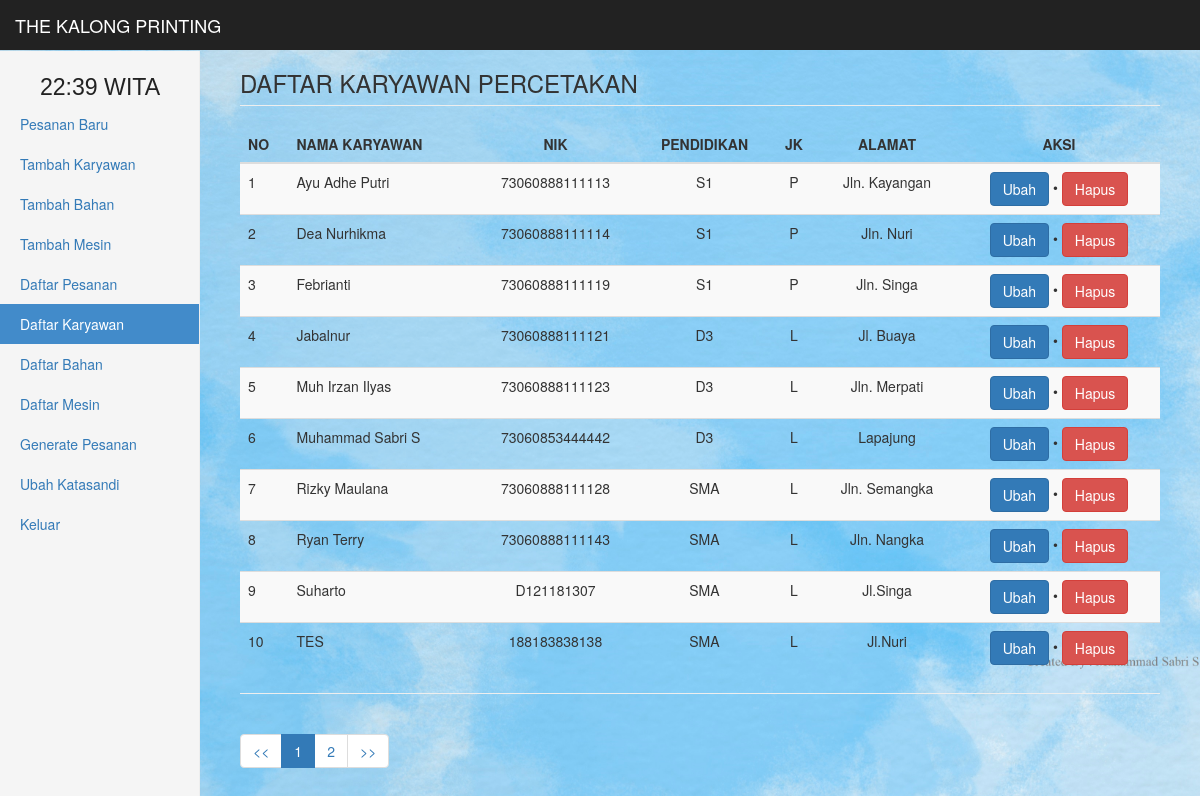
Screenshot of /siswa (signed in) with the database file from the repository.
### tables this page shows
CREATE TABLE `detail_user` (
  `id_user` int(10) NOT NULL,
  `nis_user` varchar(25) NOT NULL,
  `name_user` varchar(255) NOT NULL,
  `alamat_user` varchar(255) NOT NULL,
  `jk_user` varchar(5) NOT NULL,
  `pendidikan` varchar(255) NOT NULL
);

### view/adm/siswa.php (the view, shortened to what this page needs)
<h3 class='page-header'>DAFTAR KARYAWAN PERCETAKAN</h3>
    <div class='table-resfponsive'>
    <?php
        if (isset($_GET['id_siswa'])) {
            if ($_GET['id_siswa']!=="") {
                $id_user=$_GET['id_siswa'];
                include './view/adm/edit_siswa.php';
            } else {
                header("location:siswa");
            }
        } else {
$limit = 10;
$start = 1;
$slice = 9;
$self_server = "./siswa";
$q = "SELECT * FROM detail_user ORDER BY id_user ASC";
$r = $conn->query($q);
$totalrows = $r->num_rows;
if(!isset($_GET['pn']) || !is_numeric($_GET['pn'])){
    $page = 1;
} else {
    $page = $_GET['pn'];
}
$numofpages = ceil($totalrows / $limit);
$limitvalue = $page * $limit - ($limit);
$q = "SELECT*FROM detail_user ORDER BY name_user ASC LIMIT $limitvalue, $limit";
$cek_page = $conn->query($q);
if ($cek_page->num_rows != 0) {
    if ($r = $conn->query($q)) {
    if ($r->num_rows!==0) {
            echo "<table class='table table-striped' style='width:100%'>
                    <thead>
                        <tr>
                            <th>NO</th>
                            <th>NAMA KARYAWAN</th>
                            <th><center>NIK</center></th>
                            <th><center>PENDIDIKAN</center></th>
                            <th><center>JK</center></th>
                            <th><center>ALAMAT</center></th>
                            <th><center>AKSI</center></th>
                        </tr>
                    </thead>
                    <tbody>";
                    $query_siswa = $conn->query($q);
                    $no=0;
                    while ($get_siswa = $query_siswa->fetch_assoc()) {
                        $id_siswa = $get_siswa['id_user'];
                        $name = $get_siswa['name_user'];
                        $nis = $get_siswa['nis_user'];
                        $pendidikan = $get_siswa['pendidikan'];
                        $jk = $get_siswa['jk_user'];
                        $alamat = $get_siswa['alamat_user'];
                        $no++;
                        echo "<tr>
                                <td>$no</td>
                                <td>$name</td>
                                <td><center>$nis</center></td>
                                <td><center>$pendidikan</center></td>
                                <td><center>$jk</center></td>
                                <td><center>$alamat</center></td>
                                <td><center><a href='siswa&id_siswa=$id_siswa' class='btn btn-primary' title='Edit $name'>Ubah </a> &bullet; <a class='btn btn-danger'style='cursor:pointer' onclick='hapusSiswa($id_siswa)' >Hapus</a></center></td>
                            </tr>";
                    }
                    echo "</tbody></table>";
                    } else {
                        echo "<hr />";
                    }
                } else {
                    echo "<div class='alert alert-danger'><strong>Terjadi kesalahan.</strong></div>";
                }
                $sql_cek_row = "SELECT*FROM detail_user";
                $q_cek = $conn->query($sql_cek_row);
                $hitung = $q_cek->num_rows;
                if ($hitung >= $limit) {
                    echo "<hr><ul class='pagination'>";
                   if($page!= 1){
                        $pageprev = $page - 1;
                        echo '<li><a href="'.$self_server.'&pn='.$pageprev.'"><<</a></li>';
                    }else{
                        echo "<li><a><<</a></li>";
                    }
                    if (($page + $slice) < $numofpages) {
                        $this_far = $page + $slice;
                    } else {
                        $this_far = $numofpages;
                    }
                    for ($i = $start; $i <= $this_far; $i++){
                        if($i == $page){
                            echo "<li class='active'><a>".$i."</a></li> ";
                        }else{
                            echo '<li><a href="'.$self_server.'&pn='.$i.'">'.$i.'</a></li> ';
                        }
                    }
                    if(($totalrows - ($limit * $page)) > 0){
                        $pagenext = $page + 1;
                        echo '<li><a href="'.$self_server.'&pn='.$pagenext.'">>></a></li>';
                    }else{
                        echo "<li><li><a>>></a></li>";
                    }
                    echo "</ul>";
                }
            } else {
                echo "<div class='alert alert-danger'><strong>Tidak ada data untuk ditampilkan</strong></div>";
            }
        }
     ?>
</div>
<script src="lib/js/sweetalert2.min.js"></script> <link rel="stylesheet" type="text/css" href="lib/js/sweetalert2.css">

### view/adm/siswa.php (style rules this page uses)
body { background-image: url('color.jpg'); background-repeat: no-repeat; background-attachment: fixed; background-size: cover; }

### rows the page displays
detail_user: name_user "Ayu Adhe Putri", nis_user "73060888111113", pendidikan "S1", jk_user "P", alamat_user "Jln. Kayangan"
detail_user: name_user "Dea Nurhikma", nis_user "73060888111114", pendidikan "S1", jk_user "P", alamat_user "Jln. Nuri"
detail_user: name_user "Febrianti", nis_user "73060888111119", pendidikan "S1", jk_user "P", alamat_user "Jln. Singa"
detail_user: name_user "Jabalnur", nis_user "73060888111121", pendidikan "D3", jk_user "L", alamat_user "Jl. Buaya"
detail_user: name_user "Muh Irzan Ilyas", nis_user "73060888111123", pendidikan "D3", jk_user "L", alamat_user "Jln. Merpati"
detail_user: name_user "Muhammad Sabri S", nis_user "73060853444442", pendidikan "D3", jk_user "L", alamat_user "Lapajung"
detail_user: name_user "Rizky Maulana", nis_user "73060888111128", pendidikan "SMA", jk_user "L", alamat_user "Jln. Semangka"
detail_user: name_user "Ryan Terry", nis_user "73060888111143", pendidikan "SMA", jk_user "L", alamat_user "Jln. Nangka"
detail_user: name_user "Suharto", nis_user "D121181307", pendidikan "SMA", jk_user "L", alamat_user "Jl.Singa"
detail_user: name_user "TES", nis_user "188183838138", pendidikan "SMA", jk_user "L", alamat_user "Jl.Nuri"

### other values shown
$name[$i] "Pesanan Baru"
$name[$i] "Tambah Karyawan"
$name[$i] "Tambah Bahan"
$name[$i] "Tambah Mesin"
$name[$i] "Daftar Pesanan"
$name[$i] "Daftar Karyawan"
$name[$i] "Daftar Bahan"
$name[$i] "Daftar Mesin"
$name[$i] "Generate Pesanan"
$name[$i] "Ubah Katasandi"
$name[$i] "Keluar"
